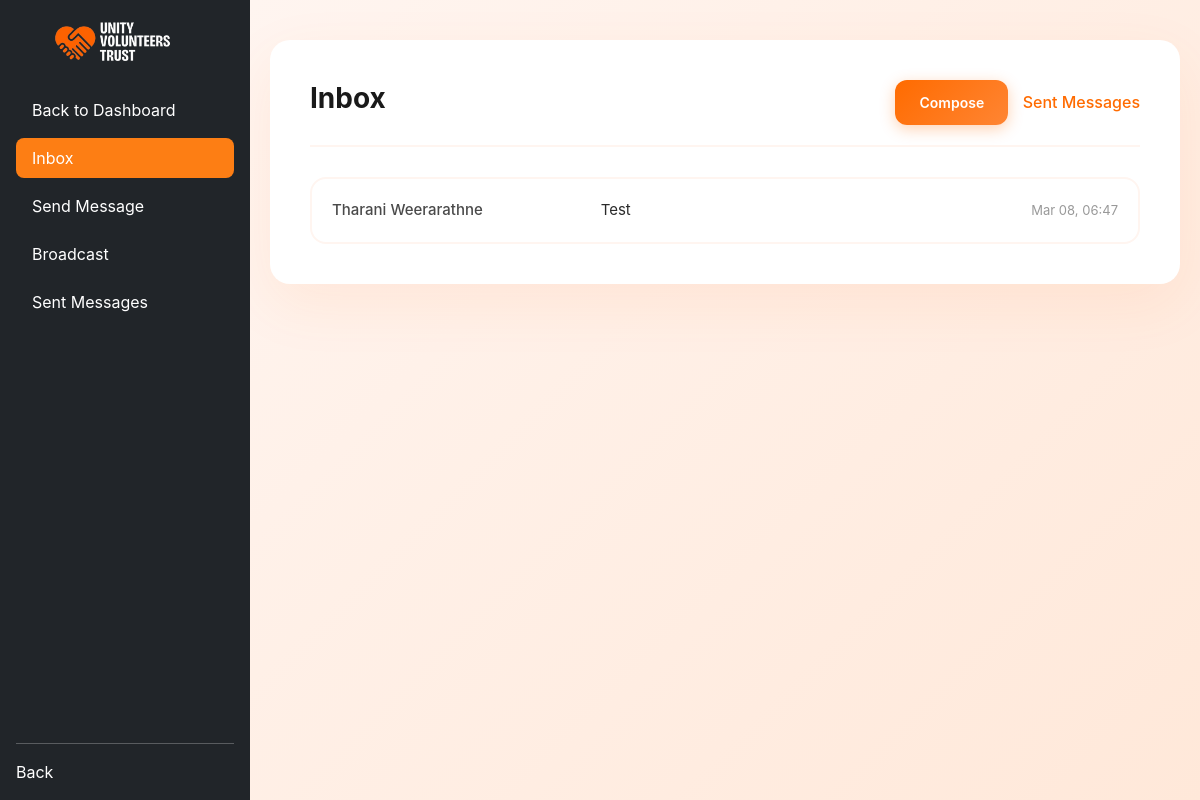
Page /presentation/inbox.php (signed in) on the committed database.
### tables this page shows
CREATE TABLE IF NOT EXISTS `messages` (
  `messageId` int NOT NULL AUTO_INCREMENT,
  `senderId` int NOT NULL,
  `receiverId` int NOT NULL,
  `subject` varchar(255) NOT NULL,
  `message` text NOT NULL,
  `isRead` tinyint(1) DEFAULT '0',
  `sentAt` timestamp NULL DEFAULT CURRENT_TIMESTAMP,
  PRIMARY KEY (`messageId`),
  KEY `idx_receiver_read` (`receiverId`,`isRead`),
  KEY `idx_sender` (`senderId`)
);

CREATE TABLE IF NOT EXISTS `users` (
  `userId` int NOT NULL AUTO_INCREMENT,
  `name` varchar(100) NOT NULL,
  `email` varchar(100) NOT NULL,
  `password` varchar(255) NOT NULL,
  `telephoneNo` varchar(20) DEFAULT NULL,
  `location` varchar(100) DEFAULT NULL,
  `gender` enum('Male','Female','Other','Prefer not to say') NOT NULL,
  `role` enum('Volunteer','Admin','Coordinator','Organizer','Volunteer+Organizer') DEFAULT 'Volunteer',
  PRIMARY KEY (`userId`),
  UNIQUE KEY `email` (`email`)
);

### business_logic/MessageLogic.php (called while the page is built, shortened)
<?php
require_once __DIR__ . "/../data_access/MessageData.php";
class MessageLogic {
    private $messageData;
    public function __construct($conn) {
        $this->messageData = new MessageData($conn);
    }
    public function getInbox($userId, $page = 1, $perPage = 20) {
        $offset = ($page - 1) * $perPage;
        $messages = $this->messageData->getMessagesForUser($userId, $perPage, $offset);
        $unreadCount = $this->messageData->getUnreadCount($userId);
        return [
            "success" => true,
            "messages" => $messages,
            "unreadCount" => $unreadCount,
            "page" => $page,
            "hasMore" => count($messages) === $perPage
        ];
    }
}
?>

### data_access/MessageData.php (called while the page is built, shortened)
<?php
class MessageData {
    private $conn;
    public function __construct($conn) {
        $this->conn = $conn;
    }
    public function getMessagesForUser($userId, $limit = 50, $offset = 0) {
        $stmt = $this->conn->prepare("
            SELECT m.*,
                   u_sender.name as senderName,
                   u_receiver.name as receiverName
            FROM messages m
            JOIN users u_sender ON m.senderId = u_sender.userId
            JOIN users u_receiver ON m.receiverId = u_receiver.userId
            WHERE m.receiverId = ?
            ORDER BY m.sentAt DESC
            LIMIT ? OFFSET ?
        ");
        $stmt->bind_param("iii", $userId, $limit, $offset);
        $stmt->execute();
        $result = $stmt->get_result();
        $messages = [];
        while ($row = $result->fetch_assoc()) {
            $messages[] = $row;
        }
        return $messages;
    }
    public function getUnreadCount($userId) {
        $stmt = $this->conn->prepare("SELECT COUNT(*) as count FROM messages WHERE receiverId = ? AND isRead = FALSE");
        $stmt->bind_param("i", $userId);
        $stmt->execute();
        $result = $stmt->get_result();
        $row = $result->fetch_assoc();
        return $row['count'];
    }
}
?>

### presentation/inbox.php (the view, shortened to what this page needs)
<?php
require_once __DIR__ . "/../data_access/db.php";
require_once __DIR__ . "/../business_logic/MessageLogic.php";
$userId = $_SESSION['userId'];
$userRole = $_SESSION['role'];
$messageLogic = new MessageLogic($conn);
$page = isset($_GET['page']) ? max(1, (int)$_GET['page']) : 1;
$result = $messageLogic->getInbox($userId, $page);
$messages = $result['messages'];
$unreadCount = $result['unreadCount'];
?>
<!DOCTYPE html>
<html lang="en">
<head>
    <link href="https://cdn.jsdelivr.net/npm/bootstrap@5.3.0/dist/css/bootstrap.min.css" rel="stylesheet">
    <link href="https://cdn.jsdelivr.net/npm/remixicon@3.5.0/fonts/remixicon.css" rel="stylesheet">
</head>
<body>
    <div class="d-flex">
<nav class="navbar navbar-dark bg-dark flex-column p-3" style="width: 250px; min-height: 100vh;">
    <a class="navbar-brand mb-4 d-flex align-items-center" href="#">
        <img src="../assets/images/logo.png" alt="Logo" style="width: 120px; height: 40px; object-fit: cover; border-radius: 8px; margin-right: 10px;">
    </a>
    <ul class="nav flex-column w-100">
<?php
if (isset($_SESSION['role'])) {
    $role = $_SESSION['role'];
    if ($role == 'Admin') {
        echo '<li class="nav-item mb-2">
                <a class="nav-link text-white" href="admin_dashboard.php">
                    <i class="ri-home-4-line"></i> Back to Dashboard
                </a>
              </li>';
    } elseif ($role == 'Coordinator') {
        echo '<li class="nav-item mb-2">
                <a class="nav-link text-white" href="coordinator_dashboard.php">
                    <i class="ri-home-4-line"></i> Back to Dashboard
                </a>
              </li>';
    } elseif ($role == 'Volunteer') {
        echo '<li class="nav-item mb-2">
                <a class="nav-link text-white" href="volunteer_dashboard.php">
                    <i class="ri-home-4-line"></i> Back to Dashboard
                </a>
              </li>';
    } elseif ($role == 'Organizer') {
        echo '<li class="nav-item mb-2">
                <a class="nav-link text-white" href="organizer_dashboard.php">
                    <i class="ri-home-4-line"></i> Back to Dashboard
                </a>
              </li>';
    }
}
?>
        <li class="nav-item mb-2">
            <a class="nav-link bg-orange text-white" href="inbox.php">
                <i class="ri-inbox-line"></i> Inbox
            </a>
        </li>
        <li class="nav-item mb-2">
            <a class="nav-link active text-white" href="send_message.php">
                <i class="ri-send-plane-line"></i> Send Message
            </a>
        </li>
        <?php if ($userRole === 'Admin'): ?>
        <li class="nav-item mb-2">
            <a class="nav-link text-white" href="broadcast.php">
                <i class="ri-megaphone-line"></i> Broadcast
            </a>
        </li>
        <?php endif; ?>
        <li class="nav-item mb-2">
            <a class="nav-link text-white" href="sent_messages.php">
                <i class="ri-mail-open-line"></i> Sent Messages
            </a>
        </li>
    </ul>
    <div class="mt-auto w-100">
        <hr class="text-white">
        <a class="nav-link text-white" href="logout.php" onclick="history.back(); return false;">
           <i class="ri-arrow-left-circle-line"></i> Back
        </a>
    </div>
</nav>
  <div class="flex-grow-1" style="background: linear-gradient(135deg, #fff5f0 0%, #ffe8d9 100%); padding: 20px;">
    <div class="container">
        <div class="header">
            <h2>Inbox <?php if ($unreadCount > 0): ?><span class="badge"><?php echo $unreadCount; ?> unread</span><?php endif; ?></h2>
            <div>
                <a href="send_message.php"><button>Compose</button></a>
                <a href="sent_messages.php" style="margin-left: 10px;">Sent Messages</a>
            </div>
        </div>
        <div class="message-list">
            <?php if (empty($messages)): ?>
                <div class="message-item" style="text-align: center; padding: 40px;">
                    No messages
                </div>
            <?php else: ?>
                <?php foreach ($messages as $message): ?>
                    <a href="view_message.php?id=<?php echo $message['messageId']; ?>" style="text-decoration: none; color: inherit;">
                        <div class="message-item <?php echo !$message['isRead'] ? 'unread' : ''; ?>">
                            <div class="message-sender">
                                <?php echo htmlspecialchars($message['senderName']); ?>
                            </div>
                            <div class="message-subject">
                                <?php echo htmlspecialchars($message['subject']); ?>
                            </div>
                            <div class="message-time">
                                <?php echo date('M d, H:i', strtotime($message['sentAt'])); ?>
                            </div>
                        </div>
                    </a>
                <?php endforeach; ?>
            <?php endif; ?>
        </div>
    </div>
                </div>
</body>
</html>

### presentation/inbox.php (style rules this page uses)
* { margin: 0; padding: 0; box-sizing: border-box; }
body { font-family: 'Inter', -apple-system, BlinkMacSystemFont, 'Segoe UI', Roboto, Oxygen, Ubuntu, Cantarell, sans-serif; margin: 0; padding: 0; }
.navbar { position: sticky; top: 0; height: 100vh; overflow-y: auto; }
.navbar .nav-link { border-radius: 8px; transition: all 0.3s ease; }
.bg-orange { background-color: #fd7e14 !important; }
.container { max-width: 1000px; margin: 20px auto; padding: 40px; background: white; border-radius: 20px; box-shadow: 0 20px 60px rgba(255, 107, 0, 0.08); }
.header { display: flex; justify-content: space-between; align-items: center; margin-bottom: 30px; padding-bottom: 20px; border-bottom: 2px solid #fff5f0; }
.header h2 { font-size: 28px; color: #1a1a1a; font-weight: 700; display: flex; align-items: center; gap: 12px; }
.header div a { text-decoration: none; color: #ff6b00; font-weight: 500; transition: all 0.3s ease; }
button { background: linear-gradient(135deg, #ff6b00 0%, #ff8533 100%); color: white; padding: 12px 24px; border: none; border-radius: 12px; cursor: pointer; font-weight: 600; font-size: 14px; transition: all 0.3s ease; box-shadow: 0 4px 15px rgba(255, 107, 0, 0.3); }
.message-list { border: 2px solid #fff5f0; border-radius: 16px; overflow: hidden; background: white; }
.message-item { padding: 20px; border-bottom: 1px solid #fff5f0; display: flex; justify-content: space-between; align-items: center; transition: all 0.3s ease; cursor: pointer; }
.message-item:last-child { border-bottom: none; }
.message-sender { flex: 2; color: #4a4a4a; font-weight: 500; font-size: 15px; }
.message-subject { flex: 3; color: #2a2a2a; font-size: 15px; padding: 0 20px; }
.message-time { flex: 1; text-align: right; color: #999; font-size: 13px; display: flex; align-items: center; justify-content: flex-end; gap: 8px; }
a { text-decoration: none; color: inherit; }

### rows in the picture
messages: users.name "Tharani Weerarathne", subject "Test", sentAt "Mar 08, 06:47"
